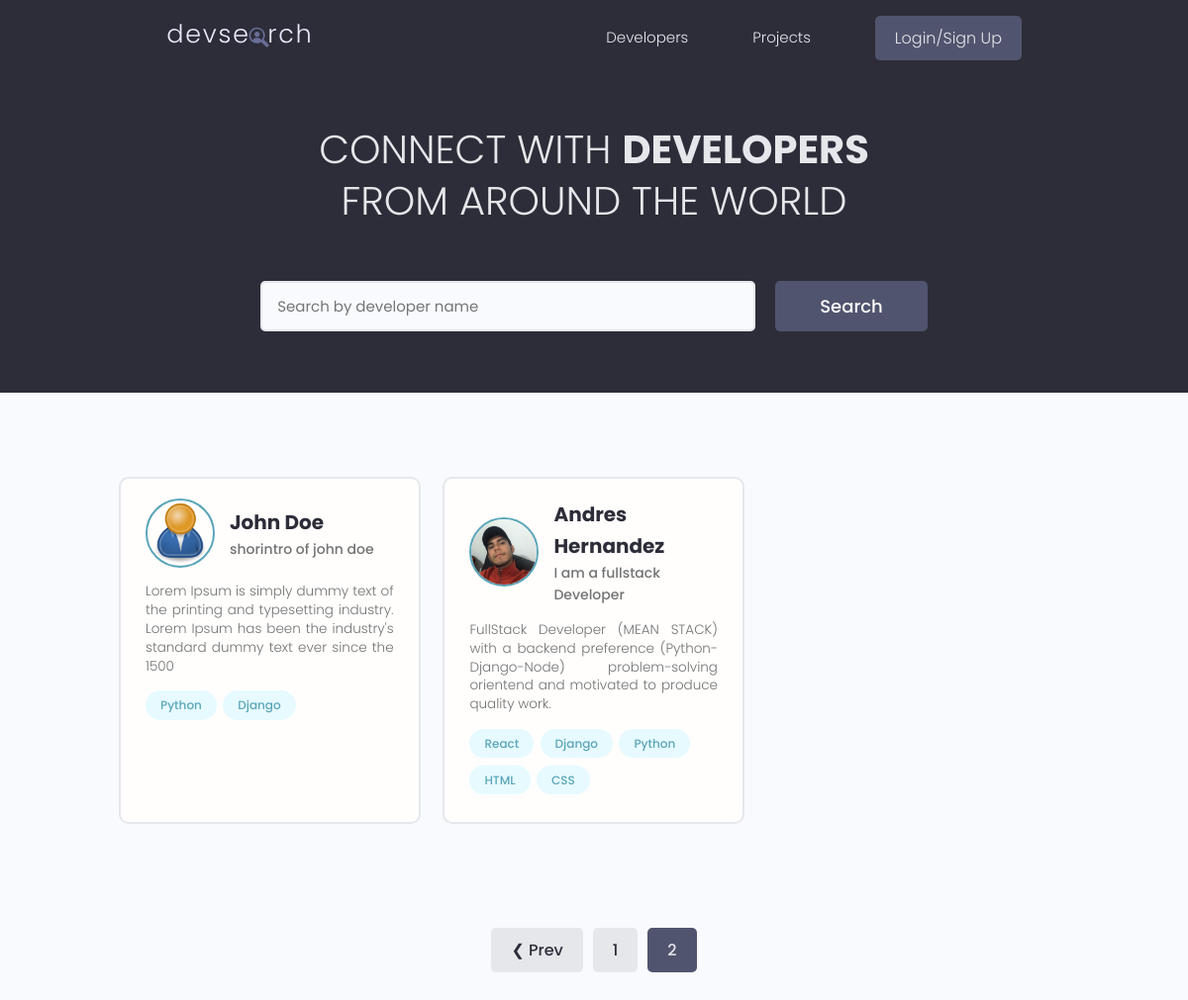
Screenshot of /?page=2 with the database file from the repository.
### users/models.py (models this page shows, shortened)
class Profile(models.Model):
    user = models.OneToOneField(User, on_delete=models.CASCADE, null=True, blank=True)
    name = models.CharField(max_length=200, blank=True, null=True)
    email = models.EmailField(max_length=300, blank=True, null=True)
    username = models.CharField(max_length=200, blank=True, null=True)
    location = models.CharField(max_length=200, blank=True, null=True)
    short_intro = models.CharField(max_length=200, blank=True, null=True)
    bio = models.TextField(blank=True, null=True)
    profile_image = models.ImageField(null=True, blank=True, upload_to= 'profiles/', default='profiles/user-default.png')
    social_github = models.CharField(max_length=200, blank=True, null=True)
    social_twitter = models.CharField(max_length=200, blank=True, null=True)
    social_linkedin = models.CharField(max_length=200, blank=True, null=True)
    social_youtube = models.CharField(max_length=200, blank=True, null=True)
    social_website = models.CharField(max_length=200, blank=True, null=True)
    created = models.DateTimeField(auto_now_add=True)
    id = models.UUIDField(default=uuid.uuid4, unique=True, primary_key=True, editable=False)
    class Meta:
        ordering = ['-created']
    @property
    def imageUrl(self):
        try:
            url = self.profile_image.url
        except:
            url = ''
        return url

class Skill(models.Model):
    owner = models.ForeignKey(Profile, on_delete=models.CASCADE, null=True, blank=True)
    name = models.CharField(max_length=200, blank=True, null=True)
    description = models.TextField(blank=True, null=True)
    created = models.DateTimeField(auto_now_add=True)
    id = models.UUIDField(default=uuid.uuid4, unique=True, primary_key=True, editable=False)

### users/views.py (the view)
# urls.py: path('', views.profiles, name='profiles'),
def profiles(request):
    profiles, search_query = searchProfiles(request)
    custom_range, profiles = paginateProfiles(request, profiles, 3)
    context = {'profiles': profiles, 'search_query': search_query, 'custom_range':custom_range}
    return render(request, 'users/profiles.html', context)

### users/utils.py (called while the page is built)
def paginateProfiles(request, profiles, results):
    page = request.GET.get('page')
    paginator = Paginator(profiles, results)
    try:
        profiles = paginator.page(page)
    except PageNotAnInteger:
        page = 1
        profiles = paginator.page(page)
    except EmptyPage:
        page = paginator.num_pages
        profiles = paginator.page(page)
    leftIndex = (int(page) - 1)
    rightIndex = (int(page) + 2)
    if leftIndex < 1: leftIndex = 1
    if rightIndex > paginator.num_pages: rightIndex = paginator.num_pages + 1
    custom_range = range(leftIndex, rightIndex)
    return custom_range, profiles

def searchProfiles(request):
    search_query = ''
    if request.GET.get('search_query'):
        search_query = request.GET.get('search_query')
    skills = Skill.objects.filter(name__iexact=search_query)
    profiles = Profile.objects.distinct().filter(
        Q(name__icontains=search_query) |
        Q(short_intro__contains=search_query) |
        Q(skill__in=skills)
        )
    return profiles, search_query

### users/templates/users/profiles.html (shortened to what this page needs)
{% extends 'main.html' %}
{% block content %}
  <main class="home">
    <section class="hero-section text-center">
      <div class="container container--narrow">
        <div class="hero-section__box">
          <h2>CONNECT WITH <span>DEVELOPERS</span></h2>
          <h2>FROM AROUND THE WORLD</h2>
        </div>
        <div class="hero-section__search">
          <form class="form" id="searchForm" action="{% url 'profiles' %}" method="get">
            <div class="form__field">
              <input class="input input--text" id="formInput#search" type="text" name="search_query"
                 value='{{search_query}}' placeholder="Search by developer name" />
            </div>
            <input class="btn btn--sub btn--lg" type="submit" value="Search" />
          </form>
        </div>
      </div>
    </section>
    <section class="devlist">
      <div class="container">
        <div class="grid grid--three">
            {% for profile in profiles %}
          <div class="column card">
            <div class="dev">
              <a href="{% url 'user-profile' profile.id %}" class="card__body">
                <div class="dev__profile">
                  <img class="avatar avatar--md" src="{{ profile.imageUrl }}" alt="image" />
                  <div class="dev__meta">
                    <h3>{{ profile.name }}</h3>
                    <h5>{{ profile.short_intro|slice:"60"}}</h5>
                  </div>
                </div>
                <p class="dev__info">{{profile.bio|slice:"150"}}</p>
                <div class="dev__skills">
                  {% for skill in profile.skill_set.all|slice:"5" %}
                    <span class="tag tag--pill tag--main">
                        <small>{{ skill.name }}</small>
                    </span>
                  {% endfor %}
                </div>
              </a>
            </div>
          </div>
          {% endfor %}
        </div>
      </div>
    </section>
    {% include 'pagination.html' with queryset=profiles custom_range=custom_range %}
  </main>
{% endblock %}

### static/styles/app.css (style rules this page uses)
:root { --color-sub: #2d2d39; }
.btn--sub { background-color: var(--color-sub-light); }
.card { border: 2px solid var(--color-light); }
img { width: 100%; }
.hero-section { height: 40vh; display: flex; align-items: center; background-color: var(--color-sub); }
.hero-section__box { margin-bottom: 4rem; }
.hero-section__box > h2, .hero-section__box > h2 > span { font-size: 4rem; color: var(--color-light); line-height: 1.3; text-transform: uppercase; }
.hero-section__box > h2 { font-weight: 300; }
.hero-section__box > h2 > span { font-weight: 700; }
.hero-section__search > .form { display: flex; align-items: center; justify-content: center; gap: 2rem; }
.hero-section__search > .form input.input--text { width: 50rem; }
.devlist { margin-top: 8rem; }
.devlist .grid { align-items: stretch; }
.devlist .dev .dev__profile { display: flex; align-items: center; gap: 1.5rem; }
.devlist .dev .dev__meta h3 { color: var(--color-sub); font-size: 2rem; font-weight: 700; }
.devlist .dev .dev__meta h5 { color: var(--color-text); font-size: 1.4rem; font-weight: 500; }
.devlist .dev .dev__info { margin: 1.5rem 0; font-size: 1.35rem; line-height: 1.4; text-align: justify; }

### static/uikit/styles/modules/_variables.css (style rules this page uses)
:root { --color-main: #5aa5b9; --color-main-light: #e6faff; --color-sub: #3f4156; --color-sub-light: #51546e; --color-sub-lighter: #ededfd; --color-text: #737373; --color-gray: #8b8b8b; --color-light: #e5e7eb; --color-light-gray: #767676; --color-bg: #f8fafd; --color-white: #fffefd; --color-white-light: #f3f3f3; --color-success: #359e64; --color-success-bg: #def8e8; --color-error: #fc4b0b; --color-error-bg: #fff2ee; --font-base: 'Poppins', arial, helvetica, 'Segoe UI', roboto, ubuntu, sans-serif; --font-monospace: 'Fira Code', 'Courier New', courier, monospace; --font-regular: 300; --font-medium: 500; --font-bold: 700; --generic-shadow: 1px 1px 5px #00000010; --generic-transition: all 0.3s ease-in-out; }

### static/uikit/styles/modules/_base.css (style rules this page uses)
* { margin: 0; padding: 0; box-sizing: border-box; text-rendering: optimizeLegibility; color: inherit; font-size: inherit; }
html { font-size: 50%; }
@media only screen and (min-width: 480px) { html { font-size: 56.25%; } }
@media only screen and (min-width: 1200px) { html { font-size: 62.5%; } }
body { line-height: 1.6; font-weight: 400; font-size: 1.5rem; color: var(--color-text); background-color: var(--color-bg); min-height: 100vh; }

### static/uikit/styles/modules/_typography.css (style rules this page uses)
* { font-family: var(--font-base); }
h2 { font-size: 3.6rem; font-weight: var(--font-bold); }
h3 { font-size: 3.2rem; font-weight: var(--font-medium); }
h5 { font-size: 2.4rem; font-weight: var(--font-medium); }
h5, h6 { font-weight: var(--font-regular); }
p, span, strong { font-size: 1.6rem; color: var(--color-text); font-weight: var(--font-regular); }
a { padding-bottom: 2px; text-decoration: none; display: inline-block; color: var(--color-main); font-weight: var(--font-medium); }

### static/uikit/styles/modules/_utilities.css (style rules this page uses)
.container { width: 92%; max-width: 165rem; margin: 0 auto; box-sizing: border-box; }
.container--narrow { width: 92%; max-width: 120rem; }
@media screen and (min-width: 1000px) { .container { width: 90%; } }
@media screen and (min-width: 1000px) { .container--narrow { width: 85%; } }
@media screen and (min-width: 1200px) { .container { width: 80%; } }
@media screen and (min-width: 1200px) { .container--narrow { width: 72%; } }
.text-center { text-align: center; }

### static/uikit/styles/modules/_avatar.css (style rules this page uses)
.avatar { border-radius: 50%; border: 2px solid var(--color-main); object-fit: cover; }
.avatar--md { height: 7rem; width: 7rem; }

### static/uikit/styles/modules/_button.css (style rules this page uses)
.btn { display: inline-block; position: relative; cursor: pointer; background-color: var(--color-light); font-weight: var(--font-medium); color: var(--color-sub); text-decoration: none; padding: 1rem 2rem; border-radius: 0.5rem; border: none; width: -webkit-fit-content; width: -moz-fit-content; width: fit-content; height: -webkit-fit-content; height: -moz-fit-content; height: fit-content; font-size: 1.6rem; outline-width: 0; outline-color: transparent; -webkit-backface-visibility: hidden; backface-visibility: hidden; transition: all 0.3s ease-in-out; }
.btn--sub { background-color: var(--color-sub); color: var(--color-white); }
.btn--lg { font-size: 1.8rem; padding: 1.2rem 4.5rem; }

### static/uikit/styles/modules/_card.css (style rules this page uses)
.card { border-radius: 1rem; background-color: var(--color-white); border: 1.5px solid var(--color-light); width: auto; height: auto; margin-top: 0.5rem; margin-bottom: 0.5rem; overflow: hidden; }
.card__body, .card__header { padding: 2rem 2.5rem; }

### rows the page displays
Profile: imageUrl (placeholder picture), name "John Doe", short_intro "shorintro of john doe", bio "Lorem Ipsum is simply dummy text of the printing and typesetting industry. Lorem Ipsum has been the industry's standard dummy text ever since the 1500"
Skill: name "Python"
Skill: name "Django"
Profile: imageUrl (picture), name "Andres Hernandez", short_intro "I am a fullstack Developer", bio "FullStack Developer (MEAN STACK) with a backend preference (Python-Django-Node) problem-solving orientend and motivated to produce quality work."
Skill: name "React"
Skill: name "Django"
Skill: name "Python"
Skill: name "HTML"
Skill: name "CSS"

### other values shown
{{ page }} "1"
{{ page }} "2"
